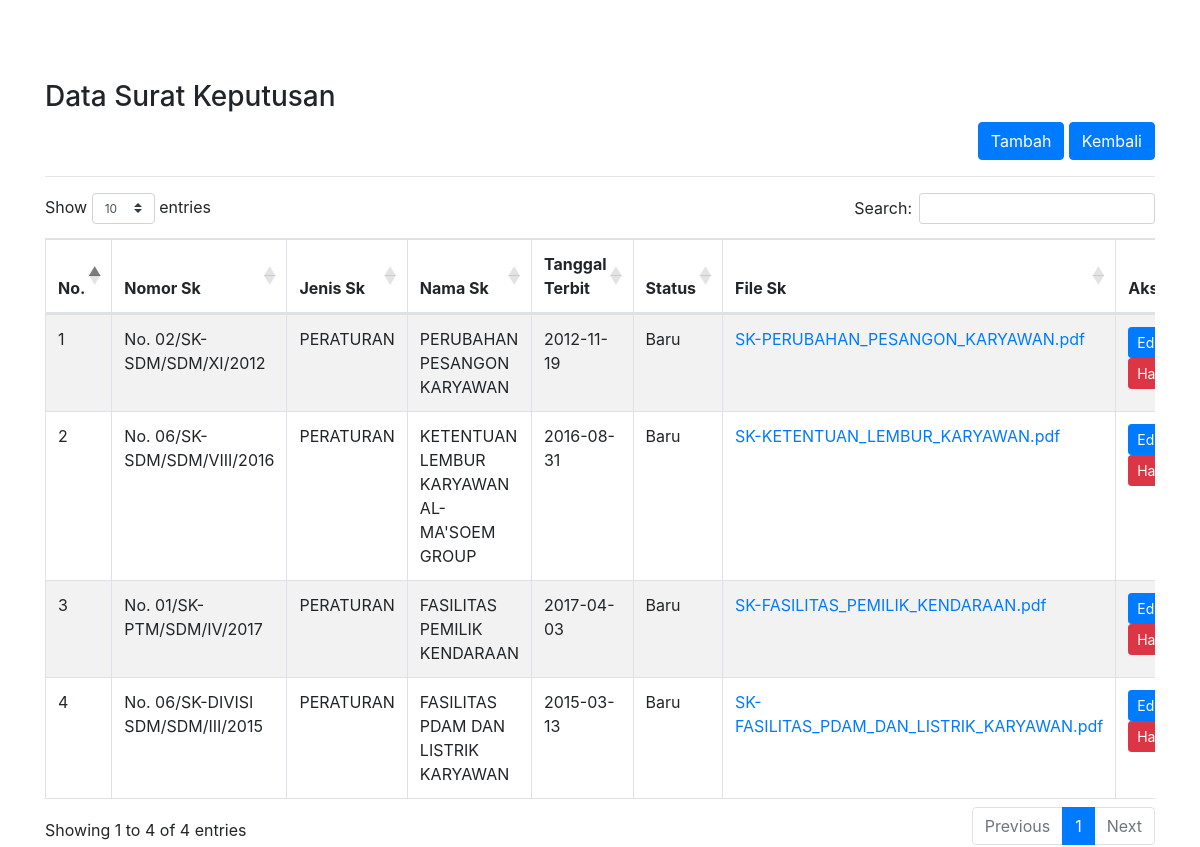
Page /index.php/sk on the committed database.
### tables this page shows
CREATE TABLE `tbl_sk` (
  `id_sk` int(11) NOT NULL,
  `nomor_sk` varchar(50) NOT NULL,
  `jenis_sk` varchar(30) NOT NULL,
  `nama_sk` varchar(100) NOT NULL,
  `tgl_terbit_sk` date NOT NULL,
  `file_url` varchar(250) NOT NULL,
  `status` enum('Baru','Diperbarui') NOT NULL,
  `tgl_input` date NOT NULL
);

### application/controllers/Sk.php (called while the page is built, shortened)
<?php
class Sk extends CI_Controller {
    public function __construct(){
        $this->load->model('model_sk');
        $this->load->library('form_validation');
    }
    public function index()
    {
        $data = array(
            'title'     => 'Data Surat Keputusan',
            'data_sk'   => $this->model_sk->get_all(),
        );
        $this->load->view('sk/data_sk', $data);
    }
}

### index.php (called while the page is built, shortened)
<?php
require_once BASEPATH.'core/CodeIgniter.php';

### application/models/Model_sk.php (called while the page is built, shortened)
<?php
class Model_sk extends CI_model{
    public function get_all()
    {
        $query = $this->db->select("*")
                 ->from('tbl_sk')
                 ->order_by('id_sk', 'DESC')
                 ->get();
        return $query->result();
    }
}

### application/views/sk/data_sk.php (the view, shortened to what this page needs)
<!DOCTYPE html>
<html>
<head>
    <link rel="stylesheet" type="text/css" href="https://cdnjs.cloudflare.com/ajax/libs/twitter-bootstrap/4.1.1/css/bootstrap.min.css">
    <link rel="stylesheet" type="text/css" href="https://cdn.datatables.net/1.10.16/css/dataTables.bootstrap4.min.css">
</head>
<body>
    <div class="container" style="margin-top: 80px">
        <h3>Data Surat Keputusan</h3>
        <p align="right">
             <a href="<?php echo base_url() ?>sk/tambah/" class="btn btn-md btn-primary">Tambah</a>
             <a href="<?php echo base_url() ?>page/index/" class="btn btn-md btn-primary">Kembali</a>
        </p>
        <hr>
        <div class="table-responsive">
            <table id="table" class="table table-striped table-bordered table-hover">
                <thead>
                  <tr>
                    <th>No.</th>
                    <th>Nomor Sk</th>
                    <th>Jenis Sk</th>
                    <th>Nama Sk</th>
                    <th>Tanggal Terbit</th>
                    <th>Status</th>
                    <th>File Sk</th>
                    <th>Aksi</th>
                  </tr>
                </thead>
                <tbody>
                <?php
                    $no = 1;
                    foreach($data_sk as $hasil){
                ?>
                  <tr>
                    <td><?php echo $no++ ?></td>
                    <td><?php echo $hasil->nomor_sk ?></td>
                    <td><?php echo $hasil->jenis_sk ?></td>
                    <td><?php echo $hasil->nama_sk ?></td>
                    <td><?php echo $hasil->tgl_terbit_sk ?></td>
                    <td><?php echo $hasil->status ?></td>
                    <td><a href="<?php echo base_url().'/assets/uploads/'.$hasil->file_url;?>" target="_blank"><?php echo $hasil->file_url ?></a></td>
                    <td>
                        <a href="<?php echo base_url() ?>sk/edit/<?php echo $hasil->id_sk ?>" class="btn btn-sm btn-primary">Edit</a>
                        <a href="<?php echo base_url() ?>sk/hapus/<?php echo $hasil->id_sk ?>" class="btn btn-sm btn-danger" onclick="return confirm('Anda yakin ingin menghapus data ini ?');">Hapus</a>
                    </td>
                  </tr>
                <?php } ?>
                </tbody>
              </table>
        </div>
    </div>
</body>
</html>

### rows in the picture
tbl_sk: nomor_sk "No. 02/SK-SDM/SDM/XI/2012", jenis_sk "PERATURAN", nama_sk "PERUBAHAN PESANGON KARYAWAN", tgl_terbit_sk "2012-11-19", status "Baru", file_url "SK-PERUBAHAN_PESANGON_KARYAWAN.pdf"
tbl_sk: nomor_sk "No. 06/SK-SDM/SDM/VIII/2016", jenis_sk "PERATURAN", nama_sk "KETENTUAN LEMBUR KARYAWAN AL-MA'SOEM GROUP", tgl_terbit_sk "2016-08-31", status "Baru", file_url "SK-KETENTUAN_LEMBUR_KARYAWAN.pdf"
tbl_sk: nomor_sk "No. 01/SK-PTM/SDM/IV/2017", jenis_sk "PERATURAN", nama_sk "FASILITAS PEMILIK KENDARAAN", tgl_terbit_sk "2017-04-03", status "Baru", file_url "SK-FASILITAS_PEMILIK_KENDARAAN.pdf"
tbl_sk: nomor_sk "No. 06/SK-DIVISI SDM/SDM/III/2015", jenis_sk "PERATURAN", nama_sk "FASILITAS PDAM DAN LISTRIK KARYAWAN", tgl_terbit_sk "2015-03-13", status "Baru", file_url "SK-FASILITAS_PDAM_DAN_LISTRIK_KARYAWAN.pdf"
